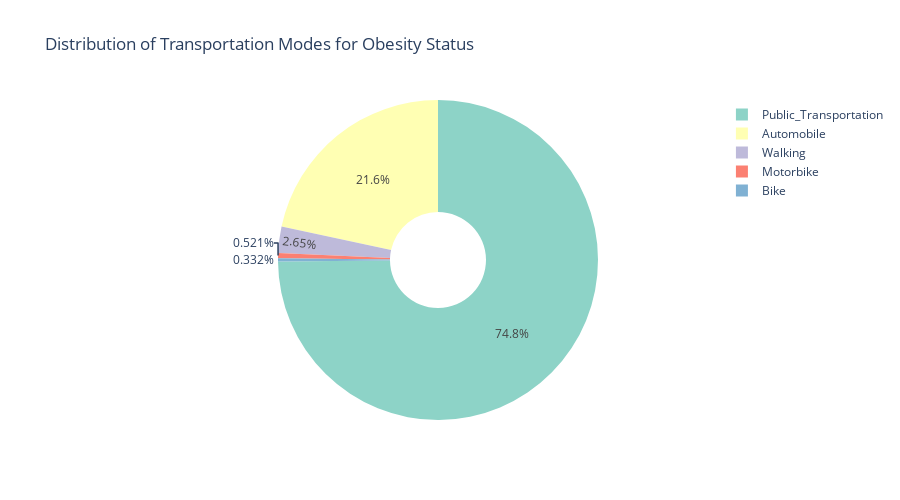

Write notebook code for a chart like this one.
### Markdown cell above
Bu grafik, "NObeyesdad" ile en güçlü ilişkisi olan sütunları ve bu ilişkinin yönünü (olumlu veya olumsuz) gösterir. Eğer grafikteki çubuklar yüksekse, o sütun "NObeyesdad" ile yüksek bir korelasyona sahiptir. Eğer çubuklar düşükse, bu sütunlar arasındaki korelasyon zayıftır.

### Code cell
df = pd.DataFrame(data)

# Her bir ulaşım türünün toplam sayısını hesapla
total_counts = df[['Automobile', 'Bike', 'Motorbike', 'Public_Transportation', 'Walking']].sum()

# Pasta grafiğini oluştur
fig = px.pie(
    names=total_counts.index,
    values=total_counts.values,
    title='Distribution of Transportation Modes for Obesity Status',
    labels={'index': 'Transportation Mode', 'value': 'Count'},
    color_discrete_sequence=px.colors.qualitative.Set3,
    hole=0.3,
    height=500
)

# Grafiği göster
fig.show()

### Figure 1 — Plotly figure (JSON) as saved in the notebook; plotly's stock layout.template omitted (floating-point values rounded to 4 significant figures)
{"data": [{"domain": {"x": [0, 1], "y": [0, 1]}, "hole": 0.3, "hovertemplate": "label=%{label}<br>value=%{value}<extra></extra>", "labels": ["Automobile", "Bike", "Motorbike", "Public_Transportation", "Walking"], "legendgroup": "", "name": "", "showlegend": true, "type": "pie", "values": [457, 7, 11, 1580, 56]}], "layout": {"height": 500, "legend": {"tracegroupgap": 0}, "piecolorway": ["rgb(141,211,199)", "rgb(255,255,179)", "rgb(190,186,218)", "rgb(251,128,114)", "rgb(128,177,211)", "rgb(253,180,98)", "rgb(179,222,105)", "rgb(252,205,229)", "rgb(217,217,217)", "rgb(188,128,189)", "rgb(204,235,197)", "rgb(255,237,111)"], "title": {"text": "Distribution of Transportation Modes for Obesity Status"}}}
